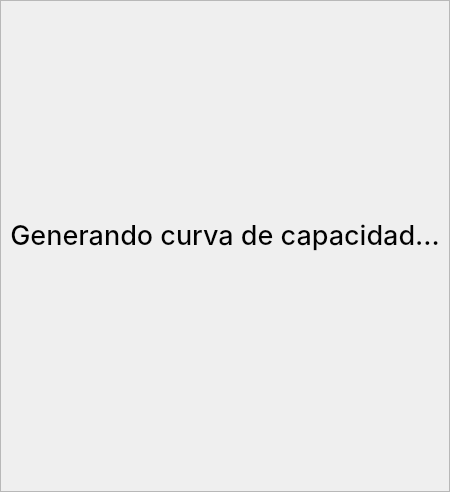
               <widget class="QWidget" name="espera">
                <layout class="QVBoxLayout" name="verticalLayout_10">
                 <property name="spacing">
                  <number>0</number>
                 </property>
                 <property name="leftMargin">
                  <number>0</number>
                 </property>
                 <property name="topMargin">
                  <number>0</number>
                 </property>
                 <property name="rightMargin">
                  <number>0</number>
                 </property>
                 <property name="bottomMargin">
                  <number>0</number>
                 </property>
                 <item>
                  <widget class="QFrame" name="contenedor_espera">
                   <property name="frameShape">
                    <enum>QFrame::StyledPanel</enum>
                   </property>
                   <property name="frameShadow">
                    <enum>QFrame::Raised</enum>
                   </property>
                   <layout class="QVBoxLayout" name="verticalLayout_26">
                    <item>
                     <spacer name="verticalSpacer_4">
                      <property name="orientation">
                       <enum>Qt::Vertical</enum>
                      </property>
                      <property name="sizeHint" stdset="0">
                       <size>
                        <width>20</width>
                        <height>208</height>
                       </size>
                      </property>
                     </spacer>
                    </item>
                    <item>
                     <widget class="QLabel" name="texto_animado">
                      <property name="font">
                       <font>
                        <family>Inter Medium</family>
                        <pointsize>20</pointsize>
                        <weight>7</weight>
                        <italic>false</italic>
                        <bold>false</bold>
                       </font>
                      </property>
                      <property name="styleSheet">
                       <string notr="true">#texto_animado{
	font: 57 20pt &quot;Inter Medium&quot;;
}</string>
                      </property>
                      <property name="text">
                       <string>Generando curva de capacidad...</string>
                      </property>
                      <property name="alignment">
                       <set>Qt::AlignCenter</set>
                      </property>
                     </widget>
                    </item>
                    <item>
                     <widget class="QLabel" name="mensaje_progreso">
                      <property name="font">
                       <font>
                        <family>Inter</family>
                        <pointsize>10</pointsize>
                        <weight>50</weight>
                        <italic>false</italic>
                        <bold>false</bold>
                       </font>
                      </property>
                      <property name="styleSheet">
                       <string notr="true">QLabel{
	color: rgb(255, 0, 0);
	font: 10pt &quot;Inter&quot;;
}</string>
                      </property>
                      <property name="text">
                       <string/>
                      </property>
                      <property name="alignment">
                       <set>Qt::AlignCenter</set>
                      </property>
                     </widget>
                    </item>
                    <item>
                     <spacer name="verticalSpacer_5">
                      <property name="orientation">
                       <enum>Qt::Vertical</enum>
                      </property>
                      <property name="sizeHint" stdset="0">
                       <size>
                        <width>20</width>
                        <height>208</height>
                       </size>
                      </property>
                     </spacer>
                    </item>
                   </layout>
                  </widget>
                 </item>
                </layout>
               </widget>
